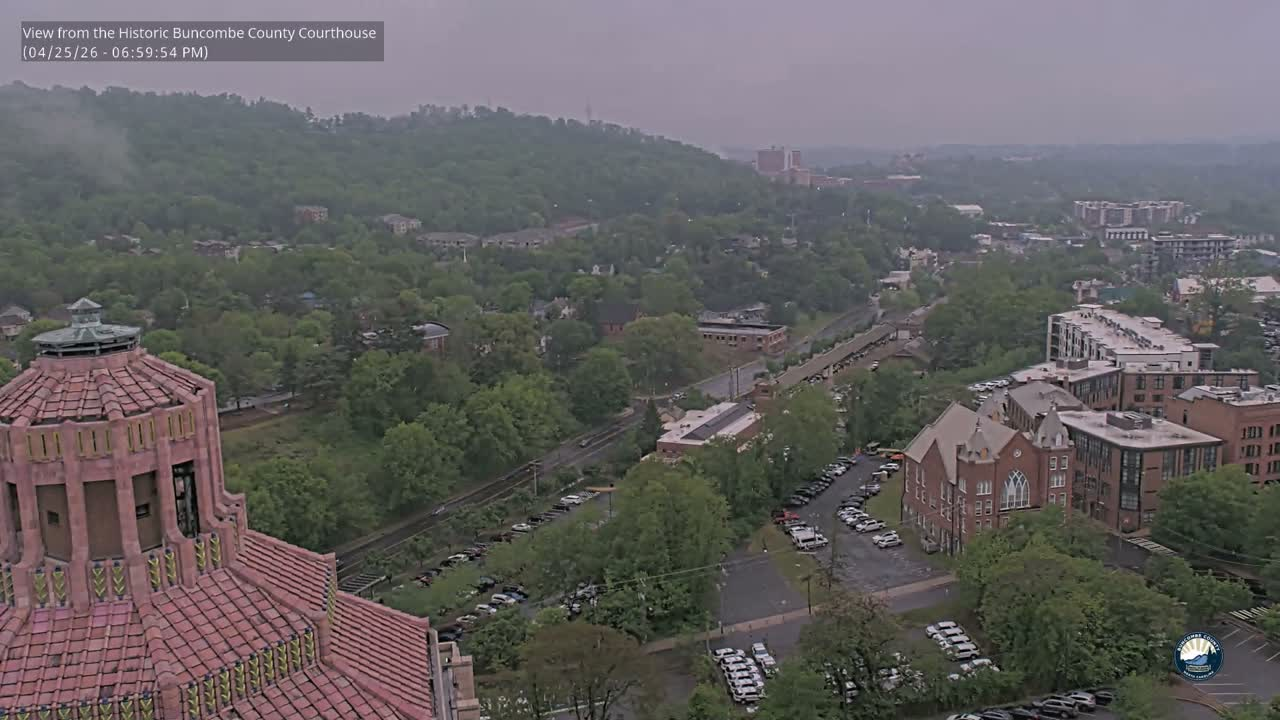
#> input picture frame.jpg, 1280 x 720 px, found by its file name
$ python sky_sensor.py
#> lines starting #> are read from the running program, lines starting #| are printed output that depends on the picture; after the words box and inside, x2 and y2 are one past the last pixel; in counts of white or black regions, pixels touching at a corner belong together
import cv2
import numpy as np
import json
import os
import tempfile
import urllib.request
from datetime import datetime, timezone

# -------- CONFIG --------
BASE_DIR = os.path.dirname(__file__)
IMAGE_PATH = os.path.join(BASE_DIR, "frame.jpg")
OUTPUT_PATH = os.path.join(BASE_DIR, "output.json")
SATELLITE_LOOP_URL = "https://cdn.star.nesdis.noaa.gov/WFO/gsp/GEOCOLOR/GOES19-GSP-GEOCOLOR-600x600.gif"

CROP_TOP_RATIO = 0.48  # top = sky, staying above most horizon/building clutter
# ------------------------


# ------------------------------------------------------------
# LOAD IMAGE
# ------------------------------------------------------------
def load_and_crop(image_path):
#> called with image_path = 'public/js/sky-cam/frame.jpg'
    img = cv2.imread(image_path)
#> img is the input picture: shape (720, 1280, 3); mean B, G, R 96.5, 95.9, 99.4
    if img is None:
        raise ValueError(f"Image not found at {image_path}")

    h, w, _ = img.shape

    sky = img[0:int(h * CROP_TOP_RATIO), :]
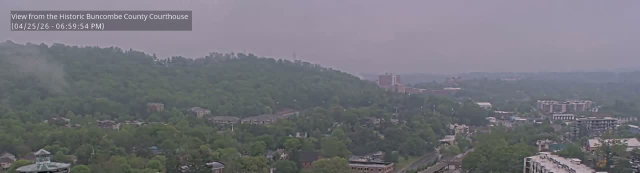
#> sky: shape (345, 1280, 3) (shown at 1/2 size); mean B, G, R 122.3, 114.8, 114.7
    return sky, img  # return sky + full frame


# ------------------------------------------------------------
# MAIN METRICS
# ------------------------------------------------------------
def compute_metrics(sky_img, full_img):

    gray = cv2.cvtColor(sky_img, cv2.COLOR_BGR2GRAY)
    hsv = cv2.cvtColor(sky_img, cv2.COLOR_BGR2HSV)
#> hsv: shape (345, 1280, 3); mean H, S, V 107.4, 26.1, 124

    brightness = np.mean(gray) / 255.0
#> brightness = 0.454
    contrast = np.std(gray) / 255.0
#> contrast = 0.116

    is_night = brightness < 0.35
#> is_night = False

    # --------------------------------------------------------
    # ☁️ CLOUD DETECTION (color-aware)
    # --------------------------------------------------------
    b, g, r = cv2.split(sky_img)
    b_float = b.astype(np.float32)
    g_float = g.astype(np.float32)
    r_float = r.astype(np.float32)

    # Blue sky is open sky, not cloud. The previous adaptive threshold often
    # turned smooth blue sky white and counted it as cloud cover.
    blue_sky_mask = (
        (b_float > r_float * 1.04) &
        (b_float > g_float * 0.98) &
        (hsv[:, :, 1] > 22) &
        (hsv[:, :, 2] > 65)
    )
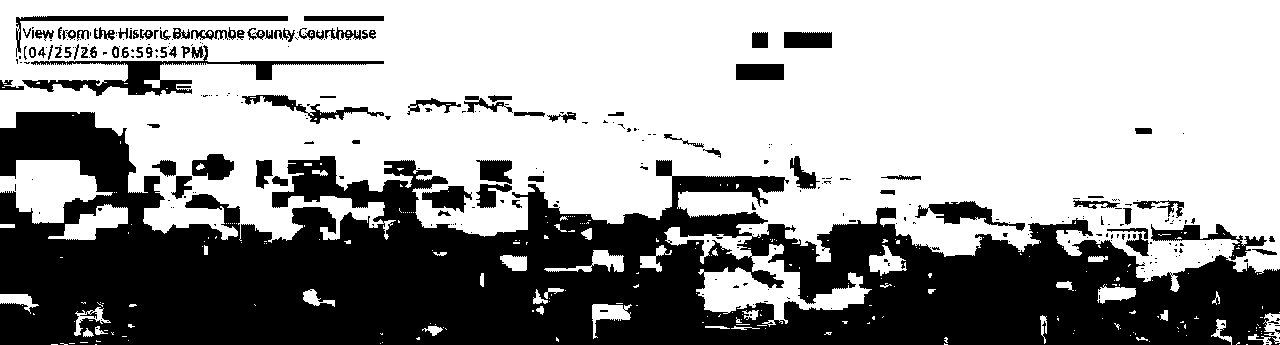
#> blue_sky_mask: shape (345, 1280) bool; 61.8% white; 324 black regions (233 under 20 px), largest, box (x1, y1, x2, y2) and area: (0, 112, 1280, 345) 148121, (22, 45, 384, 96) 3376, (16, 16, 288, 57) 1447

    bright_low_saturation_mask = (
        (hsv[:, :, 1] < 75) &
        (hsv[:, :, 2] > 125) &
        (r_float > b_float * 0.82) &
        (g_float > b_float * 0.82)
    )
#> bright_low_saturation_mask: shape (345, 1280) bool; 43% white; 632 white regions (522 under 20 px), largest, box (x1, y1, x2, y2) and area: (0, 0, 1280, 227) 174912, (1048, 304, 1191, 345) 2861, (32, 314, 140, 342) 846

    warm_gray_cloud_mask = (
        (r_float > b_float * 0.94) &
        (g_float > b_float * 0.88) &
        (gray > 120) &
        (hsv[:, :, 1] < 95)
    )
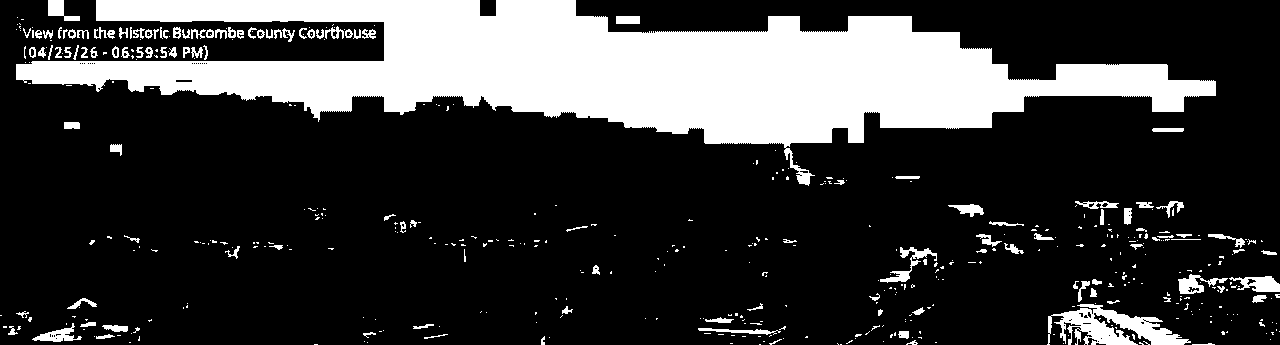
#> warm_gray_cloud_mask: shape (345, 1280) bool; 23.1% white; 478 white regions (353 under 20 px), largest, box (x1, y1, x2, y2) and area: (16, 0, 1216, 186) 88775, (1047, 304, 1191, 345) 2847, (1229, 276, 1280, 292) 495

    cloud_mask = (bright_low_saturation_mask | warm_gray_cloud_mask) & ~blue_sky_mask
#> cloud_mask: shape (345, 1280) bool; 5.8% white; 556 white regions (424 under 20 px), largest, box (x1, y1, x2, y2) and area: (22, 45, 384, 96) 3356, (1047, 304, 1191, 345) 2886, (16, 112, 125, 156) 2199
    valid_sky_mask = blue_sky_mask | cloud_mask
#> valid_sky_mask: shape (345, 1280) bool; 67.6% white; 304 black regions (265 under 20 px), largest, box (x1, y1, x2, y2) and area: (0, 118, 1280, 345) 135825, (915, 201, 992, 224) 772, (192, 154, 234, 180) 768
    warm_haze_mask = (
        (r_float > g_float * 1.03) &
        (r_float > b_float * 1.10) &
        (hsv[:, :, 1] >= 20) &
        (hsv[:, :, 1] <= 140) &
        (hsv[:, :, 2] > 70)
    )
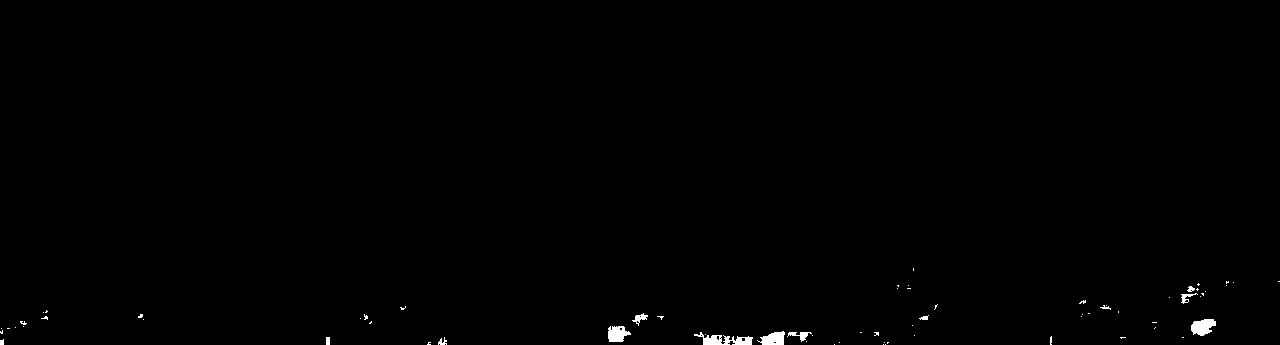
#> warm_haze_mask: shape (345, 1280) bool; 0.43% white; 70 white regions (57 under 20 px), largest, box (x1, y1, x2, y2) and area: (694, 332, 753, 345) 382, (1191, 319, 1216, 336) 301, (608, 326, 631, 342) 267
    warm_haze_share = float(np.mean(warm_haze_mask))
#> warm_haze_share = 0.00428
    warm_haze_signal = warm_haze_share >= 0.28 and contrast <= 0.12
#> warm_haze_signal = False

    valid_sky_pixels = np.sum(valid_sky_mask)
#> valid_sky_pixels = 298341
    if valid_sky_pixels > (valid_sky_mask.size * 0.25):
        cloud_cover = int(round((np.sum(cloud_mask) / valid_sky_pixels) * 100))
#> cloud_cover = 9
    else:
        cloud_cover = 0

    # --------------------------------------------------------
    # 🌄 VISIBILITY (ridge detection)
    # --------------------------------------------------------
    h, w = gray.shape

    bands = [
        gray[int(h*0.6):h, :],
        gray[int(h*0.3):int(h*0.6), :],
        gray[0:int(h*0.3), :]
    ]

    visibility_score = 0

    for band in bands:
        edges = cv2.Canny(band, 50, 150)
        density = np.sum(edges > 0) / edges.size

        if density > 0.01:
            visibility_score += 1
#> this loop made 3 passes
#> density on passes 1 to 3: 0.083, 0.013, 0.0264
#> pass 1, in compute_metrics, `edges = cv2.Canny(band, 50, 150)`:
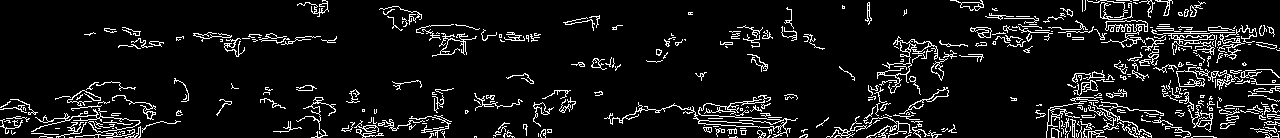
#> edges: shape (138, 1280); 8.3% white in thin lines or dots
#> pass 3, in compute_metrics, `edges = cv2.Canny(band, 50, 150)`:
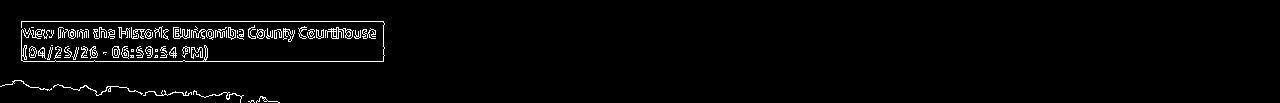
#> edges: shape (103, 1280); 2.6% white in thin lines or dots, all inside (x1, y1, x2, y2) = (0, 21, 385, 103)
#> after the loop, visibility_score = 3

    # --------------------------------------------------------
    # 🌈 SKY COLOR (BLUE SIGNAL)
    # --------------------------------------------------------
    if np.any(blue_sky_mask):
        blue_ratio = np.mean(b_float[blue_sky_mask]) / (np.mean(r_float[blue_sky_mask]) + 1e-5)
#> blue_ratio = 1.09
    else:
        blue_ratio = np.mean(b) / (np.mean(r) + 1e-5)
    sky_blue_signal = round(float(blue_ratio), 2)
#> sky_blue_signal = 1.09

    obscured_view = (
        visibility_score <= 2 and
        contrast <= 0.08 and
        brightness < 0.60
    )
#> obscured_view = False

    # --------------------------------------------------------
    # ☀️ SUNLIGHT DETECTION (GROUND-BASED)
    # --------------------------------------------------------
    full_gray = cv2.cvtColor(full_img, cv2.COLOR_BGR2GRAY)

    fh, fw = full_gray.shape
    ground = full_gray[int(fh * 0.5):fh, :]
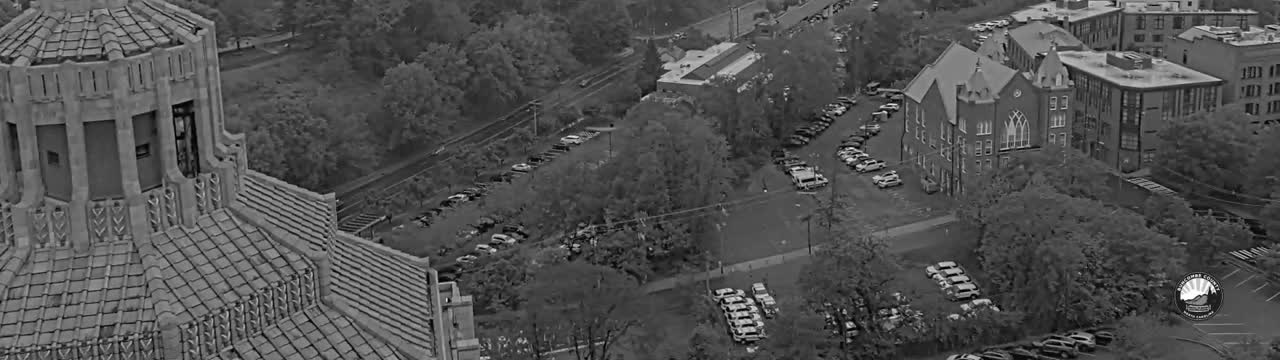
#> ground: shape (360, 1280); min 0, max 255, mean 79.7

    ground_brightness = np.mean(ground) / 255.0
#> ground_brightness = 0.313
    ground_contrast = np.std(ground) / 255.0
#> ground_contrast = 0.112
    soft_shadow_signal = contrast < 0.09 or (ground_contrast < 0.18 and contrast < 0.12)
#> soft_shadow_signal = True

    # more stable blend (less flicker)
    sunlight_strength = (ground_brightness * 0.6) + (ground_contrast * 0.4)
#> sunlight_strength = 0.232

    if sunlight_strength > 0.12:
        sunlight_level = "strong"
    elif sunlight_strength > 0.07:
        sunlight_level = "moderate"
    else:
        sunlight_level = "weak"

    sunlight_detected = sunlight_strength > 0.07
#> sunlight_detected = True

    if obscured_view:
        sunlight_detected = False
        sunlight_level = "weak"

    # --------------------------------------------------------
    # 🌙 NIGHT HANDLING
    # --------------------------------------------------------
    if is_night:
        cloud_cover = None
        visibility_score = None
        sunlight_detected = False
        sunlight_level = "none"
        sky_blue_signal = None
        mode = "night"
    else:
        mode = "day"

    filtered_sunshine_signal = (
        mode == "day" and
        sunlight_detected and
        soft_shadow_signal and
        cloud_cover is not None and
        cloud_cover >= 20
    )
#> filtered_sunshine_signal = False

    # --------------------------------------------------------
    # OUTPUT
    # --------------------------------------------------------
    return {
    "cloudCoverWest": int(cloud_cover) if cloud_cover is not None else None,
    "brightness": float(round(brightness, 2)) if brightness is not None else None,
    "contrast": float(round(contrast, 2)) if contrast is not None else None,
    "visibilityScore": int(visibility_score) if visibility_score is not None else None,

    "sunlightDetected": bool(sunlight_detected),
    "sunlightStrength": float(round(sunlight_strength, 2)),
    "sunlightLevel": str(sunlight_level),
    "groundBrightness": float(round(ground_brightness, 2)),
    "groundContrast": float(round(ground_contrast, 2)),
    "softShadowSignal": bool(soft_shadow_signal),
    "filteredSunshineSignal": bool(filtered_sunshine_signal),
    "warmHazeSignal": bool(warm_haze_signal),
    "warmHazeShare": float(round(warm_haze_share, 2)),

    "skyBlueSignal": float(sky_blue_signal) if sky_blue_signal is not None else None,
    "obscuredView": bool(obscured_view),

    "precipVisible": False,
    "mode": str(mode)
}


def analyze_satellite_high_clouds():
    tmp_path = None
    try:
        with urllib.request.urlopen(SATELLITE_LOOP_URL, timeout=15) as response:
            gif_bytes = response.read()

        fd, tmp_path = tempfile.mkstemp(suffix=".gif")
        os.close(fd)
        with open(tmp_path, "wb") as f:
            f.write(gif_bytes)

        cap = cv2.VideoCapture(tmp_path)
        frames = []
        while len(frames) < 10:
            ok, frame = cap.read()
            if not ok:
                break
            frames.append(frame)
        cap.release()

        if not frames:
            return {
                "satelliteHighCloudSignal": False,
                "satelliteCloudMotionSignal": False,
                "satelliteCloudFraction": None,
                "satelliteMotion": None
            }

        masks = []
        for frame in frames[-6:]:
            h, w, _ = frame.shape
            # Western NC / Asheville-area approximation within the GSP satellite loop.
            roi = frame[int(h * 0.28):int(h * 0.62), int(w * 0.12):int(w * 0.54)]
            hsv = cv2.cvtColor(roi, cv2.COLOR_BGR2HSV)
            gray = cv2.cvtColor(roi, cv2.COLOR_BGR2GRAY)
            sat = hsv[:, :, 1]

            high_cloud_mask = (gray > 135) & (sat < 95)
            masks.append(high_cloud_mask.astype(np.uint8))

        cloud_fraction = float(np.mean(masks[-1]))
        if len(masks) > 1:
            motion = float(np.mean([
                np.mean(cv2.absdiff(masks[i], masks[i - 1]))
                for i in range(1, len(masks))
            ]))
        else:
            motion = 0.0

        return {
            "satelliteHighCloudSignal": bool(cloud_fraction >= 0.18),
            "satelliteCloudMotionSignal": bool(cloud_fraction >= 0.12 and motion >= 0.015),
            "satelliteCloudFraction": float(round(cloud_fraction, 2)),
            "satelliteMotion": float(round(motion, 2))
        }
    except Exception:
        return {
            "satelliteHighCloudSignal": False,
            "satelliteCloudMotionSignal": False,
            "satelliteCloudFraction": None,
            "satelliteMotion": None
        }
    finally:
        if tmp_path and os.path.exists(tmp_path):
            os.remove(tmp_path)

# ------------------------------------------------------------
# 📈 TREND
# ------------------------------------------------------------
def compute_trend(current, previous):
    if not previous:
        return None

    # [12 lines left out: function trend, not called in this run]

    cloud_trend = trend(
        current["cloudCoverWest"],
        previous["metrics"].get("cloudCoverWest"),
        5
    )

    brightness_trend = trend(
        current["brightness"],
        previous["metrics"].get("brightness"),
        0.03
    )

    if cloud_trend == "decreasing" and brightness_trend == "increasing":
        overall = "improving"
    elif cloud_trend == "increasing" and brightness_trend == "decreasing":
        overall = "deteriorating"
    else:
        overall = "steady"

    return {
        "cloudTrend": cloud_trend,
        "brightnessTrend": brightness_trend,
        "overallTrend": overall
    }


# ------------------------------------------------------------
# LOAD PREVIOUS
# ------------------------------------------------------------
def load_previous():
    if not os.path.exists(OUTPUT_PATH):
        return None

    try:
        with open(OUTPUT_PATH, "r") as f:
            return json.load(f)
    except:
        return None


# ------------------------------------------------------------
# MAIN
# ------------------------------------------------------------
def main():
    try:
        sky_img, full_img = load_and_crop(IMAGE_PATH)

        metrics = compute_metrics(sky_img, full_img)
#> metrics = 17 items
        metrics.update(analyze_satellite_high_clouds())
#> (the call stopped at in analyze_satellite_high_clouds, `with urllib.request.urlopen(SATELLITE_LOOP_URL, timeout=15) as response:`: the network is not available in this run)

        previous = load_previous()
        trend = compute_trend(metrics, previous)

        output = {
            "timestamp": datetime.now(timezone.utc).isoformat(),
            "metrics": metrics,
            "trend": trend
        }

        print(json.dumps(output, indent=2))
#> (printed output is left out)

        with open(OUTPUT_PATH, "w") as f:
            json.dump(output, f, indent=2)

    except Exception as e:
        print(f"Error: {e}")


if __name__ == "__main__":
    main()

$ run again, with 828-brand-card.png saved as frame.jpg
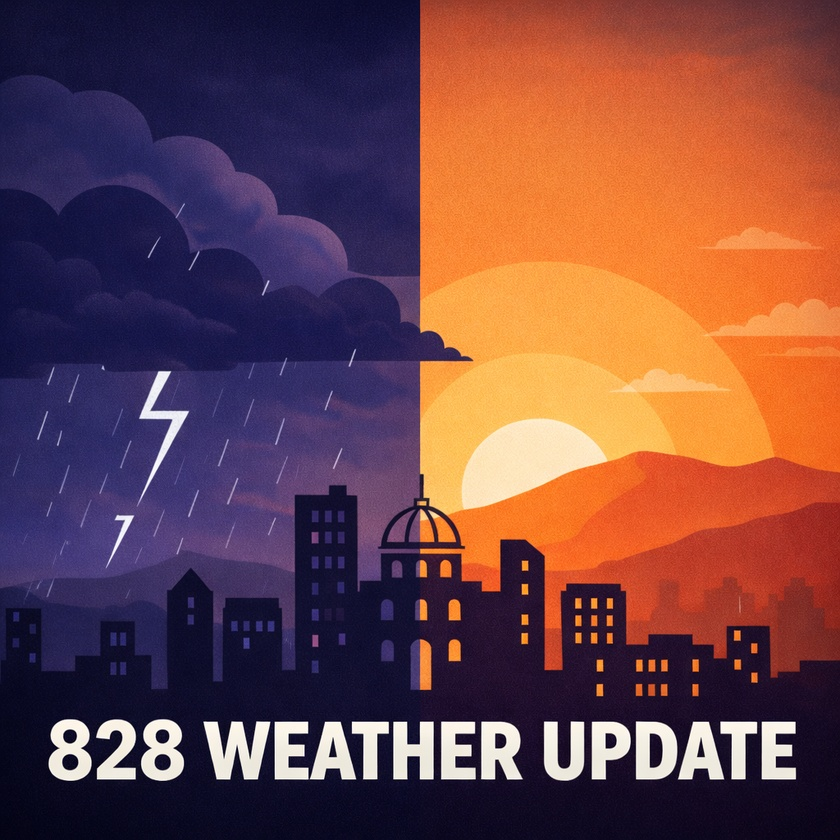
#> input picture 828-brand-card.png, 840 x 840 px, shrunk from 1024 x 1024 before the run, found by its file name
#> in load_and_crop, img is the input picture: shape (840, 840, 3); mean B, G, R 71.2, 69.5, 112.4
#> hsv: shape (403, 840, 3); mean H, S, V 68.7, 172.3, 151.2
#> brightness = 0.357
#> contrast = 0.231
#> is_night = False
#> in compute_metrics, `blue_sky_mask = ( (b_float > r_float * 1.04) & (b_float > g_float * 0...`:
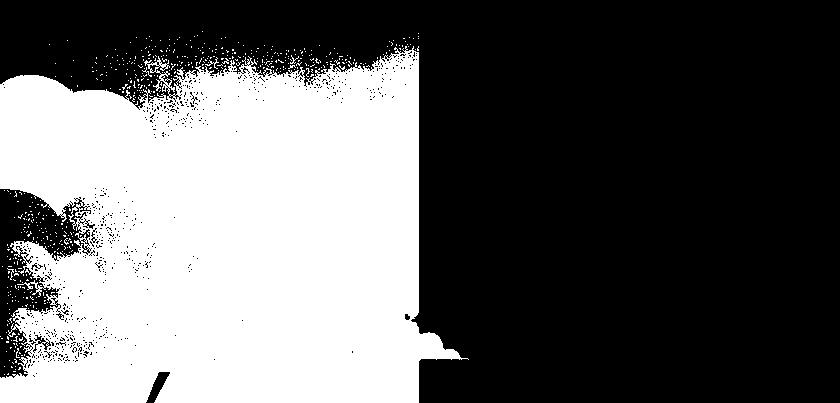
#> blue_sky_mask: shape (403, 840) bool; 38.3% white; 535 white regions (531 under 20 px), largest, box (x1, y1, x2, y2) and area: (0, 46, 469, 403) 128152, (205, 57, 219, 69) 35, (290, 55, 299, 64) 22, (7, 268, 14, 280) 21
#> bright_low_saturation_mask: shape (403, 840) bool; 0.11% white; 6 white regions (5 under 20 px), largest, box (x1, y1, x2, y2) and area: (145, 371, 171, 403) 355
#> warm_gray_cloud_mask: shape (403, 840) bool; 0.08% white; 4 white regions (3 under 20 px), largest, box (x1, y1, x2, y2) and area: (147, 372, 170, 403) 282
#> cloud_mask: shape (403, 840) bool; 0.09% white; 4 white regions (3 under 20 px), largest, box (x1, y1, x2, y2) and area: (146, 372, 170, 403) 299
#> warm_haze_mask: shape (403, 840) bool; 2.1% white; 122 white regions (116 under 20 px), largest, box (x1, y1, x2, y2) and area: (695, 0, 840, 93) 5285, (610, 369, 715, 393) 1102, (419, 358, 472, 403) 143, (672, 0, 689, 10) 69, (420, 330, 447, 349) 61, (418, 274, 421, 330) 60
#> warm_haze_share = 0.0207
#> warm_haze_signal = False
#> valid_sky_pixels = 129791
#> cloud_cover = 0
#> the loop in compute_metrics, `for band in bands:` made 3 passes
#> (density, visibility_score) on pass 1: (0.0165, 1)
#> after the loop in compute_metrics, `for band in bands:`: visibility_score = 1
#> blue_ratio = 2.1
#> obscured_view = False
#> in compute_metrics, `ground = full_gray[int(fh * 0.5):fh, :]`:
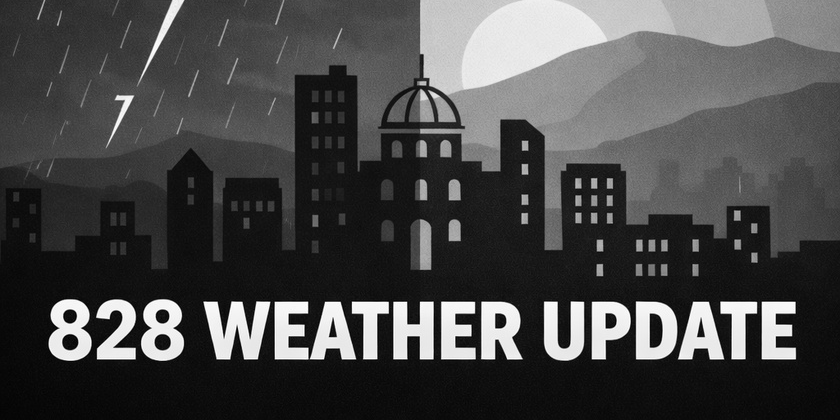
#> ground: shape (420, 840); min 1, max 255, mean 72.5
#> ground_brightness = 0.284
#> ground_contrast = 0.276
#> soft_shadow_signal = False
#> sunlight_strength = 0.281
#> sunlight_detected = True
#> filtered_sunshine_signal = False
#> metrics = 17 items
#> (printed output is left out)
